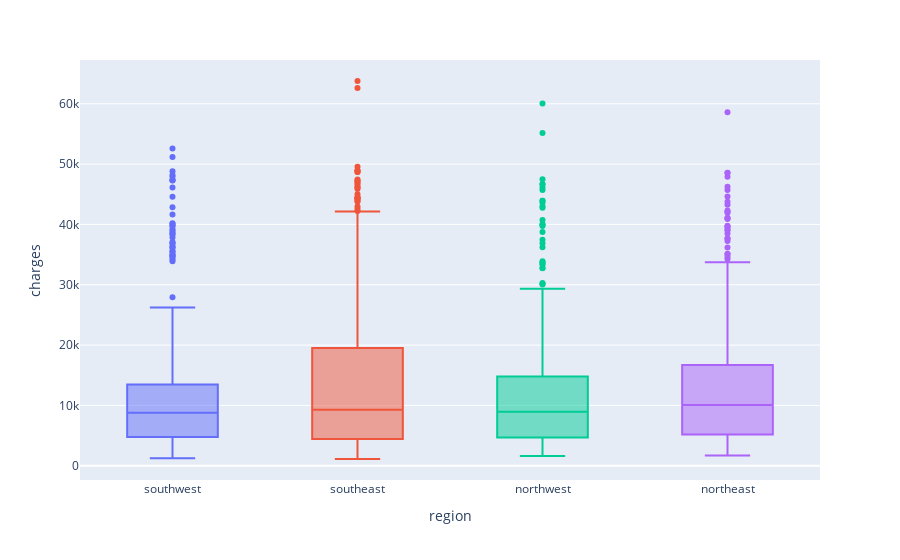

Notebook cell for this chart:
### Markdown cell above
#### 2.5 Region

### Code cell
# impact of region on charges
fig = px.box(df, x='region', y='charges', color='region')
fig.update_layout(showlegend=False)
fig.show()

### Figure 1 — Plotly figure (JSON) as saved in the notebook; plotly's stock layout.template omitted (floating-point values rounded to 4 significant figures; data arrays with more than 128 entries replaced by an {"elided": "..."} marker saying what was removed)
{"data": [{"alignmentgroup": "True", "hovertemplate": "region=%{x}<br>charges=%{y}<extra></extra>", "legendgroup": "southwest", "marker": {"color": "#636efa"}, "name": "southwest", "notched": false, "offsetgroup": "southwest", "orientation": "v", "showlegend": true, "type": "box", "x": {"elided": "325 str values"}, "x0": " ", "xaxis": "x", "y": {"elided": "325 float values"}, "y0": " ", "yaxis": "y"}, {"alignmentgroup": "True", "hovertemplate": "region=%{x}<br>charges=%{y}<extra></extra>", "legendgroup": "southeast", "marker": {"color": "#EF553B"}, "name": "southeast", "notched": false, "offsetgroup": "southeast", "orientation": "v", "showlegend": true, "type": "box", "x": {"elided": "364 str values"}, "x0": " ", "xaxis": "x", "y": {"elided": "364 float values"}, "y0": " ", "yaxis": "y"}, {"alignmentgroup": "True", "hovertemplate": "region=%{x}<br>charges=%{y}<extra></extra>", "legendgroup": "northwest", "marker": {"color": "#00cc96"}, "name": "northwest", "notched": false, "offsetgroup": "northwest", "orientation": "v", "showlegend": true, "type": "box", "x": {"elided": "325 str values"}, "x0": " ", "xaxis": "x", "y": {"elided": "325 float values"}, "y0": " ", "yaxis": "y"}, {"alignmentgroup": "True", "hovertemplate": "region=%{x}<br>charges=%{y}<extra></extra>", "legendgroup": "northeast", "marker": {"color": "#ab63fa"}, "name": "northeast", "notched": false, "offsetgroup": "northeast", "orientation": "v", "showlegend": true, "type": "box", "x": {"elided": "324 str values"}, "x0": " ", "xaxis": "x", "y": {"elided": "324 float values"}, "y0": " ", "yaxis": "y"}], "layout": {"boxmode": "overlay", "legend": {"title": {"text": "region"}, "tracegroupgap": 0}, "margin": {"t": 60}, "showlegend": false, "xaxis": {"anchor": "y", "categoryarray": ["southwest", "southeast", "northwest", "northeast"], "categoryorder": "array", "domain": [0, 1], "title": {"text": "region"}}, "yaxis": {"anchor": "x", "domain": [0, 1], "title": {"text": "charges"}}}}
